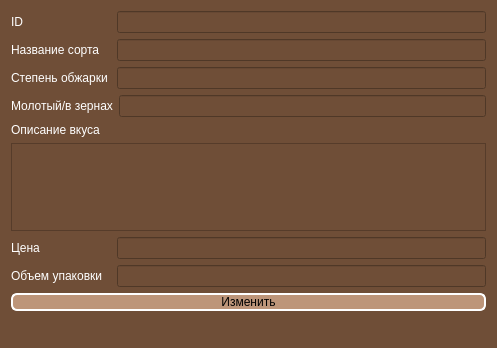
<?xml version="1.0" encoding="UTF-8"?>
<ui version="4.0">
 <class>Dialog</class>
 <widget class="QDialog" name="Dialog">
  <property name="geometry">
   <rect>
    <x>0</x>
    <y>0</y>
    <width>497</width>
    <height>348</height>
   </rect>
  </property>
  <property name="windowTitle">
   <string>Dialog</string>
  </property>
  <property name="styleSheet">
   <string notr="true">background-color: rgb(111, 78, 55); color: rgb(255, 255, 255);</string>
  </property>
  <layout class="QVBoxLayout" name="verticalLayout_5">
   <item>
    <layout class="QVBoxLayout" name="verticalLayout_2">
     <item>
      <layout class="QHBoxLayout" name="horizontalLayout_7">
       <item>
        <widget class="QLabel" name="label_id">
         <property name="minimumSize">
          <size>
           <width>100</width>
           <height>0</height>
          </size>
         </property>
         <property name="text">
          <string>ID</string>
         </property>
        </widget>
       </item>
       <item>
        <widget class="QLineEdit" name="id_edit"/>
       </item>
      </layout>
     </item>
     <item>
      <layout class="QHBoxLayout" name="horizontalLayout">
       <item>
        <widget class="QLabel" name="label">
         <property name="minimumSize">
          <size>
           <width>100</width>
           <height>0</height>
          </size>
         </property>
         <property name="text">
          <string>Название сорта</string>
         </property>
        </widget>
       </item>
       <item>
        <widget class="QLineEdit" name="name_edit"/>
       </item>
      </layout>
     </item>
     <item>
      <layout class="QHBoxLayout" name="horizontalLayout_2">
       <item>
        <widget class="QLabel" name="label_2">
         <property name="minimumSize">
          <size>
           <width>100</width>
           <height>0</height>
          </size>
         </property>
         <property name="text">
          <string>Степень обжарки</string>
         </property>
        </widget>
       </item>
       <item>
        <widget class="QLineEdit" name="RoastDegree_edit"/>
       </item>
      </layout>
     </item>
     <item>
      <layout class="QHBoxLayout" name="horizontalLayout_3">
       <item>
        <widget class="QLabel" name="label_3">
         <property name="minimumSize">
          <size>
           <width>100</width>
           <height>0</height>
          </size>
         </property>
         <property name="text">
          <string>Молотый/в зернах</string>
         </property>
        </widget>
       </item>
       <item>
        <widget class="QLineEdit" name="GroundOrBeans_edit"/>
       </item>
      </layout>
     </item>
     <item>
      <widget class="QLabel" name="label_4">
       <property name="minimumSize">
        <size>
         <width>100</width>
         <height>0</height>
        </size>
       </property>
       <property name="text">
        <string>Описание вкуса</string>
       </property>
      </widget>
     </item>
     <item>
      <layout class="QVBoxLayout" name="verticalLayout_4">
       <item>
        <widget class="QTextEdit" name="Description_Edit"/>
       </item>
      </layout>
     </item>
     <item>
      <layout class="QHBoxLayout" name="horizontalLayout_5">
       <item>
        <widget class="QLabel" name="label_5">
         <property name="minimumSize">
          <size>
           <width>100</width>
           <height>0</height>
          </size>
         </property>
         <property name="text">
          <string>Цена</string>
         </property>
        </widget>
       </item>
       <item>
        <widget class="QLineEdit" name="price_edit"/>
       </item>
      </layout>
     </item>
     <item>
      <layout class="QHBoxLayout" name="horizontalLayout_6">
       <item>
        <widget class="QLabel" name="label_6">
         <property name="minimumSize">
          <size>
           <width>100</width>
           <height>0</height>
          </size>
         </property>
         <property name="text">
          <string>Объем упаковки</string>
         </property>
        </widget>
       </item>
       <item>
        <widget class="QLineEdit" name="volume_edit"/>
       </item>
      </layout>
     </item>
     <item>
      <layout class="QHBoxLayout" name="horizontalLayout_4">
       <item>
        <widget class="QPushButton" name="pushButton">
         <property name="styleSheet">
          <string notr="true">background-color:rgb(189, 149, 121); color: rgb(0, 0, 0);
 border: 2px solid rgb(255, 255, 255);
    border-radius: 6px;</string>
         </property>
         <property name="text">
          <string>Изменить</string>
         </property>
        </widget>
       </item>
      </layout>
     </item>
     <item>
      <layout class="QHBoxLayout" name="horizontalLayout_9">
       <item>
        <spacer name="horizontalSpacer">
         <property name="orientation">
          <enum>Qt::Horizontal</enum>
         </property>
         <property name="sizeHint" stdset="0">
          <size>
           <width>40</width>
           <height>20</height>
          </size>
         </property>
        </spacer>
       </item>
       <item>
        <widget class="QLabel" name="msg">
         <property name="font">
          <font>
           <pointsize>12</pointsize>
           <weight>75</weight>
           <bold>true</bold>
          </font>
         </property>
         <property name="text">
          <string/>
         </property>
        </widget>
       </item>
       <item>
        <spacer name="horizontalSpacer_2">
         <property name="orientation">
          <enum>Qt::Horizontal</enum>
         </property>
         <property name="sizeHint" stdset="0">
          <size>
           <width>40</width>
           <height>20</height>
          </size>
         </property>
        </spacer>
       </item>
      </layout>
     </item>
    </layout>
   </item>
  </layout>
 </widget>
 <resources/>
 <connections/>
</ui>
